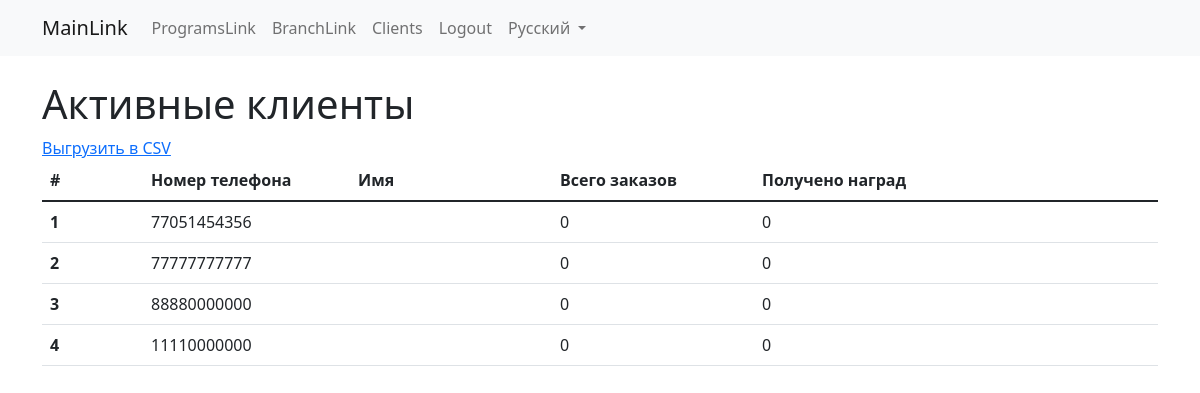
Page /ru/customers/ (signed in) on the committed database.
### accounts/models.py (models this page shows)
class CustomUser(AbstractUser):
    username = None
    phone_regex = RegexValidator(regex=r'^7?\d{10}',
                                 message=_("PhoneValidatorMessage"))
    phone = models.CharField(validators=[phone_regex], max_length=12, unique=True, verbose_name=_("PhoneNumber"),
                             blank=False, help_text=_("HelpTextPhone"))
    tg_id = models.IntegerField(null=True, blank=True, unique=True, verbose_name=_("TelegramID"))
    birth_date = models.DateField(null=True, blank=True, verbose_name=_("DateOfBirth"))
    name = models.CharField(null=True, blank=True, max_length=100, verbose_name=_("Name"))
    email = models.EmailField(null=True, blank=True, verbose_name=_("Email"))
    created_at = models.DateTimeField(auto_now_add=True)
    updated_at = models.DateTimeField(auto_now=True)
    USERNAME_FIELD = 'phone'
    REQUIRED_FIELDS = []
    objects = CustomUserManager()

### merchantapp/views.py (the view)
# urls.py: path('customers/', merchant_views.CustomerListView.as_view(), name='customers'),
class CustomerListView(PermissionAccessMixin, ListView):
    model = get_user_model()
    template_name = 'customers/customers_list.html'
    def test_func(self):
        return super().test_func() or self.request.user.groups.filter(name="Merch-emp")

### merchantapp/views.py (called while the page is built)
    def test_func(self):
        return self.request.user.is_superuser or self.request.user.groups.filter(name="Merch-man") or \
               self.request.user.groups.filter(name="Stuff")

### merchantapp/templates/customers/customers_list.html
{% extends 'base.html' %}
{% block content %}
    <h1>Активные клиенты</h1>
    <a href="{% url 'merchantapp:customers_download' %}">Выгрузить в CSV</a>
    <table class="table table-hover">
        <thead>
        <tr>
            <th scope="col" style="width: 5%">#</th>
            <th scope="col" style="width: 10%">Номер телефона</th>
            <th scope="col" style="width: 10%">Имя</th>
            <th scope="col" style="width: 10%">Всего заказов</th>
            <th scope="col" style="width: 20%">Получено наград</th>
        </tr>
        </thead>
        <tbody>
        {% for customer in customuser_list.all %}
            <tr>
                <th scope="row">{{ customer.id }}</th>
                <td>{{ customer.phone }}</td>
                <td>{{ customer.first_name }} {{ customer.last_name }}</td>
                <td>{{ customer.order_user.count }}</td>
                <td>{{ customer.user_reward.count }}</td>
            </tr>
        {% endfor %}
        </tbody>
    </table>
{% endblock %}

### rows in the picture
CustomUser: id "1", phone "77051454356", order_user.count "0", user_reward.count "0"
CustomUser: id "2", phone "77777777777", order_user.count "0", user_reward.count "0"
CustomUser: id "3", phone "88880000000", order_user.count "0", user_reward.count "0"
CustomUser: id "4", phone "11110000000", order_user.count "0", user_reward.count "0"

### other values in the picture
{{ current_language.name_local }} "Русский"
